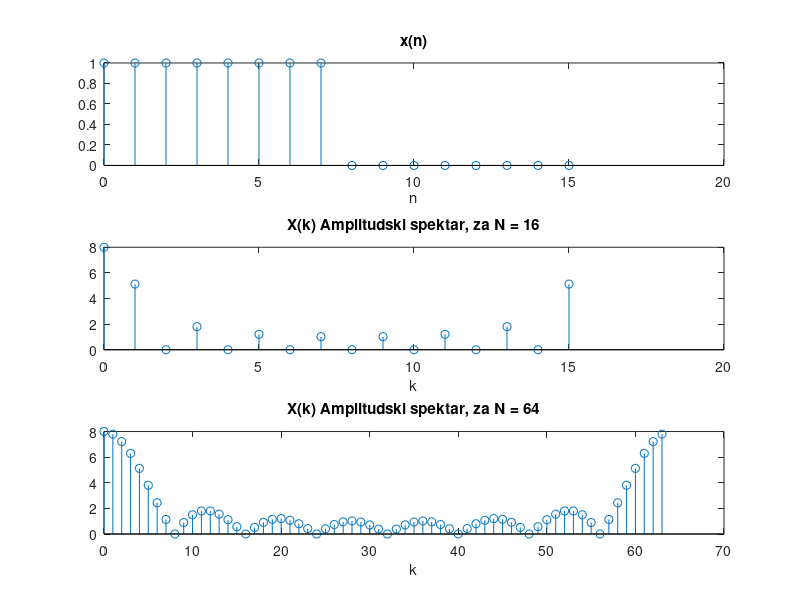
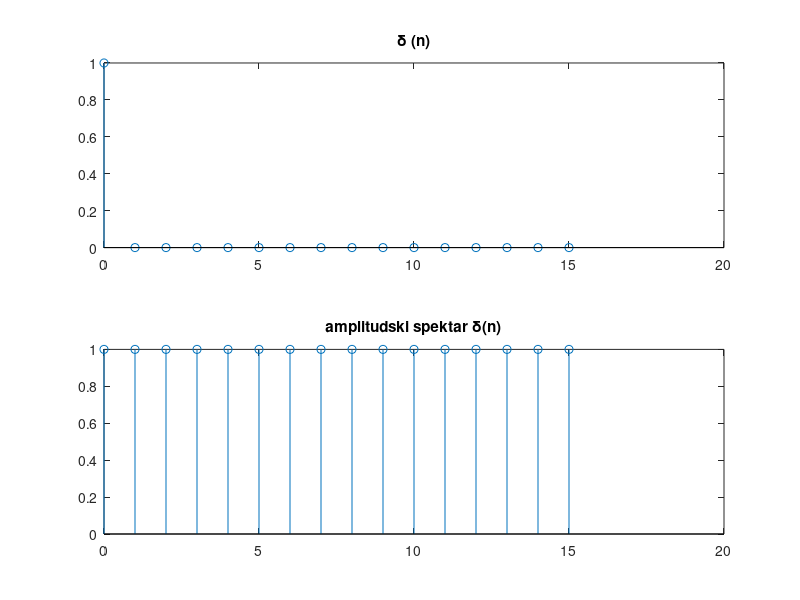
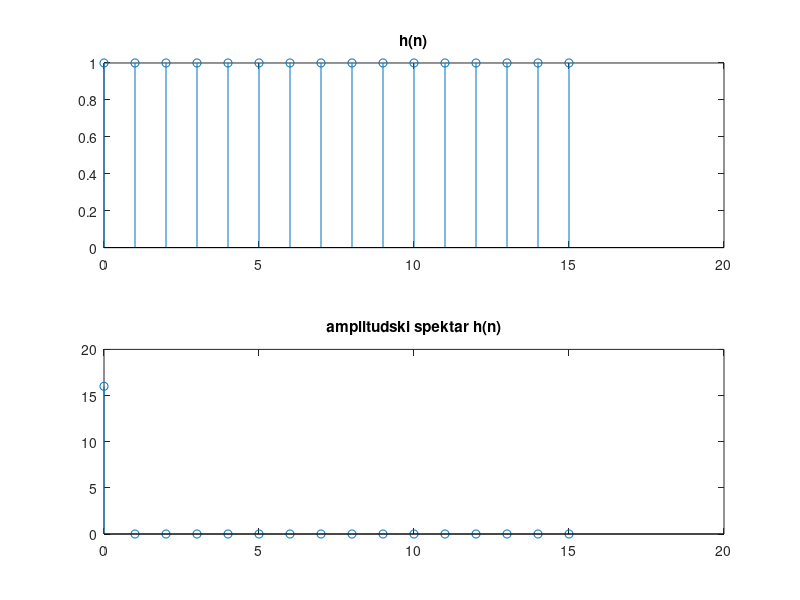
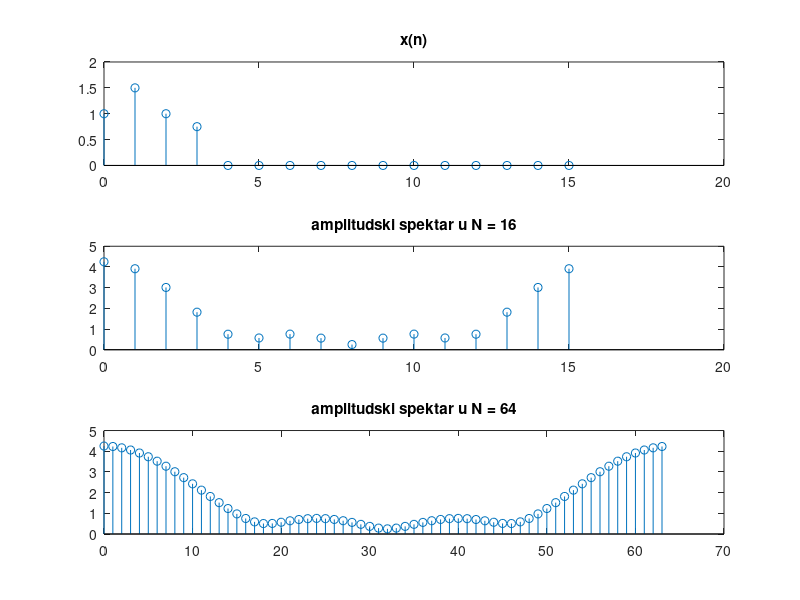

Recreate these plots in MATLAB, in order.
% DISKRETNA FURIJEOVA TRANSFORMACIJA - DFT
% X = fft(x, N)
% x je diskretan signal
% N je bruj tacaka u kojima se radi diskretizacija spektra, default je
% duzina x.

% - kod realnih signala spektar nije ogranicen
% - kod beskonacnih signala spektar jeste ogranicen

% f0/fs treba da je ceo broj

%% 
M = 8;
N = 16;
n = 0:N-1;  % Ts je 1 
x = (n>=0)-((n-M)>=0);
figure, subplot(311);
stem(n, x)
xlabel('n');
title('x(n)');

X_k = fft(x, N);
k = 0:N-1;

% kad je data frekvencija odabiranja, onda ima smisla plotovati na frekv
% osi
subplot(312), stem(k, abs(X_k))
xlabel('k')
title(['X(k) Amplitudski spektar, za N = ', num2str(N)]);

N = 64;
X_k2 = fft(x, N);
k = 0:N-1;

subplot(313), stem(k, abs(X_k2))
xlabel('k')
title(['X(k) Amplitudski spektar, za N = ', num2str(N)]);

%% DFT jedinicnog impulsa u 16 tacaka
clc
clear

N = 16;
n = 0:N-1;
x = (n==0);
figure, subplot(211), stem(n, x);
title('\delta (n)')

X_k = fft(x, N);
k = 0:N-1;
subplot(212)
stem(k, abs(X_k));
title('amplitudski spektar \delta(n)')

%% DFT Hevisajd signala u 16 tacaka
clc
clear

N = 16;
n = 0:N-1;
x = (n>=0);
figure, subplot(211), stem(n, x);
title('h(n)')

X_k = fft(x, N);
k = 0:N-1;
subplot(212)
stem(k, abs(X_k));
title('amplitudski spektar h(n)')

%% 6
clc
clear

N = 16;
n = 0:N-1;
x = (n==0) + 1.5*((n-1)==0) + ((n-2)==0) + 0.75*((n-3)==0);
figure, subplot(311), stem(n, x);
title('x(n)')

X_k = fft(x, N);
k = 0:N-1;
subplot(312)
stem(k, abs(X_k));
title(['amplitudski spektar u N = ', num2str(N)])

N=64;
X_k = fft(x, N);
k = 0:N-1;
subplot(313)
stem(k, abs(X_k));
title(['amplitudski spektar u N = ', num2str(N)])

fs = 1;
frekv = linspace(0, fs, N);
figure, stem(frekv, abs(X_k));

%% 7

f = 20;
tn = 10;
fs = 100;
N = 1000;

t = 0:0.0001:tn;
x = sin(2*pi*f*t);
figure, subplot(411), plot(t, x);
title('f(t)')
xlabel('t[s]s')

n = 0:1/fs:tn;
x = sin(2*pi*f*n);
subplot(412), stem(n, x);
title('f(n)')
xlabel('n')

X_k = fft(x, N);
frekv = linspace(0, fs, N);    % f = W/(T*2*pi) [Hz] ; 2*pi odgovara fs
subplot(413), stem(frekv, abs(X_k));
title('Amplitudski spektar sin(2\pift)')
xlabel('f[Hz]')

% crtamo spektar od -fs/2 do fs/2 - centiramo oko nule
x_centrirano = fftshift(fft(x, N));
f_centrirano = linspace(-fs/2, fs/2, N);
subplot(414), stem(f_centrirano, abs(x_centrirano));
title('Centriran spektar oko nule')

% odraditi racunanje spektra od 0 do fs/2, od pocetka

%% opet 7 
f = 20;
tn = 10;
fs = 100;
N = 1000;

% Continuous-time signal
t = 0:0.0001:tn;
x = sin(2*pi*f*t);
figure, subplot(511), plot(t, x);
title('f(t)')
xlabel('t[s]')

% Discrete-time signal
n = 0:1/fs:tn;
x = sin(2*pi*f*n);
subplot(512), stem(n, x);
title('f(n)')
xlabel('n')

% Full FFT spectrum
X_k = fft(x, N);
frekv = linspace(0, fs, N);
subplot(513), stem(frekv, abs(X_k));
title('Amplitudski spektar sin(2\pift)')
xlabel('f[Hz]')

% Centered FFT spectrum
x_centrirano = fftshift(fft(x, N));
f_centrirano = linspace(-fs/2, fs/2, N);
subplot(514), stem(f_centrirano, abs(x_centrirano));
title('Centriran spektar oko nule')

% Spectrum from 0 to fs/2
half_N = N/2; 
X_k_half = X_k(1:half_N);
frekv_half = linspace(0, fs/2, half_N);
subplot(515), stem(frekv_half, abs(X_k_half));
title('Spektar od 0 do fs/2')
xlabel('f[Hz]')

%% 9

tn = 10;
fs = 120;  % mora da bude bar 60 po Nikvistu i da ispunjava uslov 
N = 12;

n=0:1/fs:tn;
x = sin(2*pi*10*n) + sin(2*pi*20*n) + sin(2*pi*30*n);

figure, subplot(211);
stem(n, x)
xlabel('n')
title('sinusi frekvencija 10,20,30 Hz')

X = fftshift(fft(x, N));
f = linspace(-fs/2, fs/2, N);
subplot(212);
stem(f, abs(X));
xlabel('f[Hz]')
title('Amplitudski spektar sinusa na 10, 20, 30 Hz')

%% 10
fs = 2100;
N = [21, 42, 120];
figure
n = 0:1/fs:1;
x = cos(2*pi*100*n) + cos(2*pi*105*n);
subplot(3, 2, 1), stem(n, abs(x))
subplot(3, 2, 3), stem(n, abs(x))
subplot(3, 2, 5), stem(n, abs(x))

X = fftshift(fft(x, N(1)));
f = linspace(-fs/2, fs/2, N(1));
subplot(3, 2, 2), stem(f, abs(X));
xlabel('f[Hz]')
title(['N = ', num2str(N(1))])

X = fftshift(fft(x, N(2)));
f = linspace(-fs/2, fs/2, N(2));
subplot(3, 2, 4), stem(f, abs(X));
title(['N = ', num2str(N(2))])

X = fftshift(fft(x, N(3)));
f = linspace(-fs/2, fs/2, N(3));
subplot(3, 2, 6), stem(f, abs(X));
title(['N = ', num2str(N(3))])

